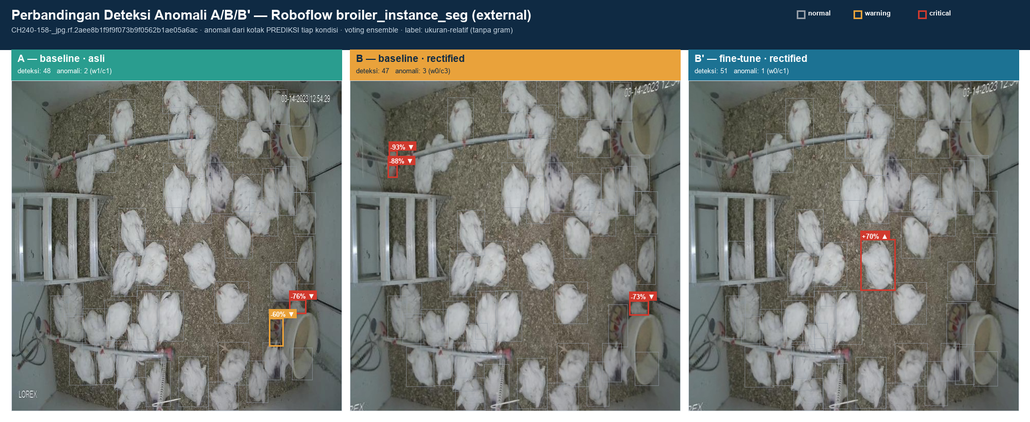
#> input picture reports/anomaly_condition_panels/broiler_instance_seg__CH240-158-_jpg.rf.2aee8b1f9f9f073b9f0562b1ae05a6ac_anomaly_ABB.png, 1030 x 422 px, shrunk from 1996 x 818 before the run; its folder holds only this picture in this run
$ python straightness_metric.py --input ../reports/anomaly_condition_panels
#> lines starting #> are read from the running program, lines starting #| are printed output that depends on the picture; after the words box and inside, x2 and y2 are one past the last pixel; in counts of white or black regions, pixels touching at a corner belong together
"""
straightness_metric.py — Metrik KELURUSAN GARIS (line-segment straightness) untuk
evaluasi objektif rektifikasi fisheye MOWA.

Tujuan
------
Menilai secara objektif apakah MOWA (dan varian iteratif) benar-benar MELURUSKAN citra —
serta apakah ia OVER-/UNDER-correction. Prinsipnya klasik "plumb-line": garis yang lurus di
dunia nyata (rel, garis feeder, tepi kandang/pen) HARUS lurus pula setelah rektifikasi.
Jadi citra yang terektifikasi baik akan (a) menghasilkan segmen garis lurus yang lebih
panjang & lebih banyak, dan (b) menyisakan "bowing" (lengkungan) yang lebih kecil pada
kontur tepi struktural. Kalau MOWA under-correct, garis masih membusur; kalau over-correct,
garis membusur ke arah berlawanan — keduanya menghasilkan residual > 0. Nilai residual
paling kecil = paling lurus.

Referensi
---------
- Xue, Z. et al. "Learning to Calibrate Straight Lines for Fisheye Image Rectification",
  CVPR 2019 — memakai garis-lurus (straight-line/plumb-line) sebagai supervisi kalibrasi.
- Klasik plumb-line + LSD: `cv2.createLineSegmentDetector` (von Gioi et al., LSD).

Metrik (didefinisikan presisi — ini metrik riset, kejelasan > kecanggihan)
-------------------------------------------------------------------------
Per citra dihitung TIGA kolom supaya skripsi bebas memilih:

1. `n_segments`      — jumlah segmen garis lurus (LSD, atau Hough sebagai fallback) yang
                       panjangnya >= `MIN_SEG_FRAC` * diagonal citra. Segmen LSD/Hough sudah
                       lurus SECARA KONSTRUKSI, jadi angka mentahnya bukan residual; tapi pada
                       adegan struktural, citra yang lurus cenderung memberi segmen lebih banyak.
2. `mean_segment_len`— rata-rata panjang segmen tersebut, DINORMALISASI oleh diagonal citra
                       (fraksi 0..1) supaya bisa dibandingkan lintas resolusi (MOWA bisa
                       meng-crop FOV / mengubah ukuran). Lebih besar = garis lurus lebih panjang.
3. `curvature_residual` — SKALAR KELURUSAN UTAMA. "Mean absolute deviation of edge points
                       from a fitted straight line", diagregasi per citra. Implementasi:
                       Canny -> findContours (kontur tepi rapat) -> ambil kontur yang cukup
                       panjang & LINE-LIKE (elongasi tinggi via PCA) -> untuk tiap kontur, garis
                       lurus yang di-fit = sumbu utama PCA (total least squares); residual =
                       rata-rata |jarak tegak-lurus titik ke sumbu|. Diagregasi (rata-rata
                       berbobot panjang busur) lalu dinormalisasi oleh diagonal dan dikali 1000
                       -> satuan "piksel simpangan per 1000 px diagonal". Garis lurus -> ~0;
                       garis membusur (fisheye under/over-correct) -> > 0. LEBIH KECIL = LEBIH LURUS.

Catatan detektor
----------------
- `cv2.createLineSegmentDetector` bisa raise di sebagian build OpenCV (impl/patent dilepas).
  Dibungkus try/except; kalau gagal, fallback ke `cv2.HoughLinesP` dan detektor yang dipakai
  dicatat. `curvature_residual` TIDAK bergantung pada detektor segmen (pakai Canny+contours),
  jadi tetap dihitung meski detektor segmen tak tersedia.
- Kalau OpenCV sama sekali tak ada -> tulis JSON "opencv unavailable" dan exit 0 (graceful).
- Kalau OpenCV ada tapi LSD maupun Hough gagal -> `detector="unavailable"`, kolom segmen kosong,
  tapi `curvature_residual` tetap diisi; exit 0.

Tanpa GPU / tanpa torch. Murni OpenCV + NumPy.

Contoh
------
  .venv-yolo/Scripts/python.exe src/straightness_metric.py \
      --input data/images/val \
      --compare data/rectified/pio_val/images \
      --id pio_val

Output
------
  reports/straightness/<id>_straightness.csv   — baris per citra
  reports/straightness/<id>_summary.json        — rata-rata, detektor, jumlah citra, mean delta
"""
from __future__ import annotations

import argparse
import csv
import json
import math
from pathlib import Path
from typing import Any, Callable, Dict, List, Optional, Tuple

import numpy as np

ROOT = Path(__file__).resolve().parents[1]
OUT_DIR = ROOT / "reports" / "straightness"

IMAGE_EXTS = {".jpg", ".jpeg", ".png", ".bmp", ".webp"}

# --- Parameter metrik (didokumentasikan; dipakai konsisten input vs compare) ---
CANNY_LO, CANNY_HI = 60, 160          # ambang Canny (samakan gaya xue_light_calibration.py)
BLUR_KSIZE = 5                        # GaussianBlur untuk redam noise sebelum Canny
MIN_SEG_FRAC = 0.03                   # panjang minimum segmen (fraksi diagonal) untuk dihitung
MIN_ARC_FRAC = 0.06                   # panjang busur kontur minimum (fraksi diagonal)
MIN_CONTOUR_PTS = 40                  # jumlah titik kontur minimum
MIN_ELONGATION = 0.90                 # 1 - lam2/lam1; hanya kontur "line-like" yang dipakai
RESIDUAL_SCALE = 1000.0               # skala keterbacaan: px simpangan per 1000 px diagonal
HOUGH_THRESHOLD = 120
HOUGH_MAX_GAP = 25


def iter_images(folder: Path, limit: Optional[int] = None) -> List[Path]:
    """Daftar file citra terurut di `folder` (glob ringan, tanpa dependensi berat)."""
    if not folder.is_dir():
        return []
    imgs = sorted(p for p in folder.iterdir() if p.is_file() and p.suffix.lower() in IMAGE_EXTS)
    if limit is not None:
        imgs = imgs[:limit]
    return imgs


def _make_segment_detector(cv2) -> Tuple[Optional[Callable], str]:
    """Kembalikan (fungsi_deteksi(gray, edges, diag) -> list panjang segmen, nama_detektor).

    Coba LSD dulu; kalau raise, fallback Hough; kalau dua-duanya gagal -> (None, 'unavailable').
    Fungsi hasil mengembalikan daftar panjang (px) segmen sebelum penyaringan MIN_SEG_FRAC.
    """
    # --- LSD ---
    try:
        lsd = cv2.createLineSegmentDetector()

        def detect_lsd(gray, edges, diag) -> List[float]:
#> in main, img is the input picture: shape (422, 1030, 3); mean B, G, R 118.4, 121.4, 114.8
            lines = lsd.detect(gray)[0]
            if lines is None:
                return []
            arr = np.asarray(lines).reshape(-1, 4)
            dx = arr[:, 2] - arr[:, 0]
            dy = arr[:, 3] - arr[:, 1]
            return list(np.hypot(dx, dy))

        # Uji cepat pada citra dummy supaya build yang broken ketahuan sekarang, bukan nanti.
        _ = detect_lsd(np.zeros((8, 8), dtype=np.uint8), None, 10.0)
        return detect_lsd, "LSD"
    except Exception:
        pass

    # --- Hough fallback ---
    try:
        # [12 lines left out: function detect_hough, not called in this run]

        _ = detect_hough(np.zeros((8, 8), dtype=np.uint8), np.zeros((8, 8), dtype=np.uint8), 10.0)
        return detect_hough, "Hough"
    except Exception:
        return None, "unavailable"


def _curvature_residual(cv2, gray: np.ndarray, edges: np.ndarray, diag: float) -> Tuple[Optional[float], int]:
    """Residual kelurusan: rata-rata berbobot |jarak titik kontur ke sumbu-utama PCA|.

    Ambil kontur tepi (Canny) yang panjang & line-like (elongasi tinggi). Untuk tiap kontur,
    'garis lurus yang di-fit' = sumbu utama PCA; residual = mean |proyeksi ke normal|. Lurus -> ~0,
    membusur -> > 0. Dinormalisasi diagonal, dikali RESIDUAL_SCALE. Return (residual, n_kontur_dipakai).
    """
    contours, _ = cv2.findContours(edges, cv2.RETR_LIST, cv2.CHAIN_APPROX_NONE)
    min_arc = MIN_ARC_FRAC * diag
    sum_w = 0.0
    sum_wr = 0.0
    n_used = 0
    for c in contours:
        pts = c.reshape(-1, 2).astype(np.float64)
        if len(pts) < MIN_CONTOUR_PTS:
            continue
        arclen = float(cv2.arcLength(c, False))
        if arclen < min_arc:
            continue
        centered = pts - pts.mean(axis=0)
        # PCA via SVD (total least squares): vt[0]=arah utama, vt[1]=normal.
        try:
            _, s, vt = np.linalg.svd(centered, full_matrices=False)
        except np.linalg.LinAlgError:
            continue
        lam1 = float(s[0] ** 2)
        lam2 = float(s[1] ** 2) if len(s) > 1 else 0.0
        if lam1 <= 0:
            continue
        elong = 1.0 - lam2 / lam1
        if elong < MIN_ELONGATION:
            continue  # bukan garis (blob/objek melengkung tajam) -> lewati
        normal = vt[1]
        dist = np.abs(centered @ normal)          # jarak tegak-lurus ke sumbu utama
        mad = float(dist.mean())
        sum_wr += mad * arclen
        sum_w += arclen
        n_used += 1
    if sum_w <= 0:
        return None, 0
    residual = (sum_wr / sum_w) / diag * RESIDUAL_SCALE
    return residual, n_used


def compute_metrics(cv2, img_bgr: np.ndarray, detect: Optional[Callable]) -> Dict[str, Any]:
    """Hitung ketiga metrik untuk satu citra BGR."""
    h, w = img_bgr.shape[:2]
    diag = math.hypot(w, h)
    gray = cv2.cvtColor(img_bgr, cv2.COLOR_BGR2GRAY)
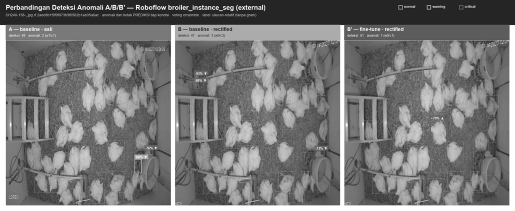
#> gray: shape (422, 1030) (shown at 1/2 size); min 2, max 255, mean 119.1
    gray = cv2.GaussianBlur(gray, (BLUR_KSIZE, BLUR_KSIZE), 0)
    edges = cv2.Canny(gray, CANNY_LO, CANNY_HI)
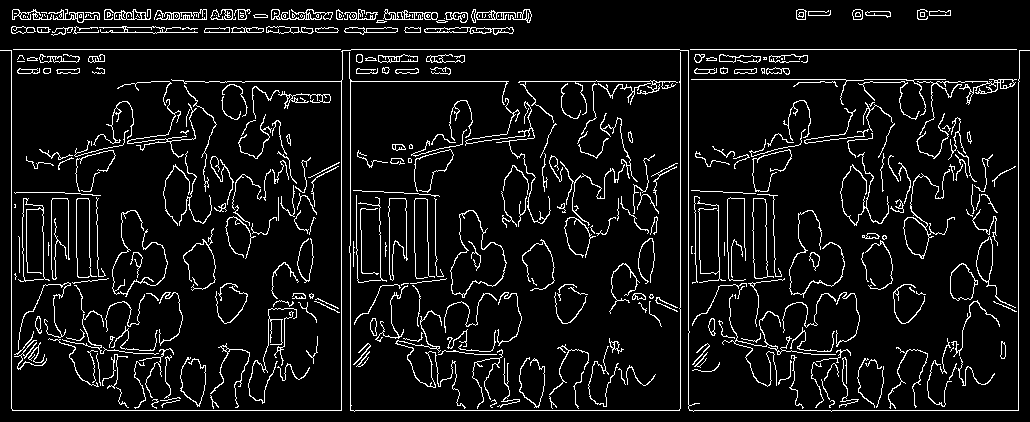
#> edges: shape (422, 1030); 7.8% white in thin lines or dots

    n_segments: Optional[int] = None
    mean_segment_len: Optional[float] = None
    if detect is not None:
        lengths = [L for L in detect(gray, edges, diag) if L >= MIN_SEG_FRAC * diag]
#> in detect_lsd (call 2), `lines = lsd.detect(gray)[0]`: lines = 1597 rows, first 6: [34.41, 48.73, 0.579, 49.34], [560.6, 48.83, 130.6, 48.88], [1028.1, 49.03, 829.4, 48.76], [694.4, 48.84, 674.4, 48.9], [1018.3, 51.87, 1018.1, 409.4], [341.3, 51.87, 341.1, 409.4]
#> in detect_lsd (call 2), `arr = np.asarray(lines).reshape(-1, 4)`: arr has the same summary as lines
#> lengths = 89 values, max 430 at index 1, min 33.51 at index 66, mean 90.76
        n_segments = len(lengths)
#> n_segments = 89
        mean_segment_len = float(np.mean(lengths) / diag) if lengths else 0.0
#> mean_segment_len = 0.0815

    residual, n_contours = _curvature_residual(cv2, gray, edges, diag)
#> in _curvature_residual, `contours, _ = cv2.findContours(edges, cv2.RETR_LIST, cv2.CHAIN_APPROX_..`: contours = 573 contours, 346 with area under 20; largest, box (x1, y1, x2, y2) and area: (450, 210, 507, 298) 2692, (450, 210, 507, 295) 2608, (18, 198, 50, 282) 1548, (22, 198, 45, 281) 1534, (752, 198, 774, 279) 1030
#> the loop in _curvature_residual, `for c in contours:` made 573 passes
#> (arclen, s, vt, lam1, lam2, elong, mad, sum_wr) on passes 8, 10, 12: (68.18, [48.6, 15.34], [[0.326, 0.945], [-0.945, 0.326]], 2361.9, 235.4, 0.9, 1.71, 116.4), (88.94, [95.17, 18.59], [[-0.183, 0.983], [0.983, 0.183]], 9058.2, 345.4, 0.962, 1.74, 271.3), (88.46, [108.5, 8.39], [[-0.15, 0.989], [0.989, 0.15]], 11762.8, 70.4, 0.994, 0.846, 346.2)
#> after the loop in _curvature_residual, `for c in contours:`: n_used = 114; sum_w = 20170.3; sum_wr = 65719.2
#> in _curvature_residual, `residual = (sum_wr / sum_w) / diag * RESIDUAL_SCALE`: residual = 2.93
#> residual = 2.93; n_contours = 114
    return {
        "width": w,
        "height": h,
        "n_segments": n_segments,
        "mean_segment_len": mean_segment_len,
        "curvature_residual": residual,
        "n_contours_used": n_contours,
    }


def _round(v: Any, digits: int = 6) -> Any:
    return round(v, digits) if isinstance(v, float) else v


def _mean_opt(values: List[Any]) -> Optional[float]:
    vals = [v for v in values if isinstance(v, (int, float)) and math.isfinite(v)]
    return float(np.mean(vals)) if vals else None


def write_json(path: Path, obj: Any) -> None:
    path.parent.mkdir(parents=True, exist_ok=True)
    path.write_text(json.dumps(obj, indent=2, ensure_ascii=False), encoding="utf-8")


def write_csv(path: Path, rows: List[Dict[str, Any]], fieldnames: List[str]) -> None:
    path.parent.mkdir(parents=True, exist_ok=True)
    with path.open("w", newline="", encoding="utf-8") as f:
        writer = csv.DictWriter(f, fieldnames=fieldnames)
        writer.writeheader()
        for row in rows:
            writer.writerow({k: _round(row.get(k)) for k in fieldnames})


def main() -> int:
    ap = argparse.ArgumentParser(
        description="Metrik kelurusan garis (LSD/Hough + curvature residual) untuk cek over/under-correction MOWA.",
    )
    ap.add_argument("--input", required=True, help="Folder citra (wajib). Mis. data/images/val")
    ap.add_argument("--compare", default=None,
                    help="Folder citra pembanding (opsional), mis. dir rectified; dicocokkan per-stem.")
    ap.add_argument("--id", default=None, help="Label dataset untuk nama file output (default: nama folder --input).")
    ap.add_argument("--limit", type=int, default=None, help="Batasi jumlah citra (debug/smoke).")
    args = ap.parse_args()

    input_dir = Path(args.input)
    compare_dir = Path(args.compare) if args.compare else None
    label = args.id or input_dir.name or "dataset"
    OUT_DIR.mkdir(parents=True, exist_ok=True)
    csv_path = OUT_DIR / f"{label}_straightness.csv"
    json_path = OUT_DIR / f"{label}_summary.json"

    # --- OpenCV tak tersedia -> graceful exit 0 ---
    try:
        import cv2  # type: ignore
    except Exception as exc:
        report = {
            "id": label,
            "status": "opencv_unavailable",
            "error": str(exc),
            "input_dir": str(input_dir),
            "compare_dir": str(compare_dir) if compare_dir else None,
            "note": "Install opencv-python untuk deteksi garis. Metrik dilewati (exit 0).",
        }
        write_json(json_path, report)
        print(f"[straightness] OpenCV tak tersedia -> tulis {json_path.name} (exit 0)")
        return 0

    detect, detector_name = _make_segment_detector(cv2)
    if detect is None:
        print("[straightness] Detektor segmen (LSD & Hough) tak tersedia; "
              "curvature_residual tetap dihitung, kolom segmen kosong.")

    inputs = iter_images(input_dir, args.limit)
    if not inputs:
        report = {
            "id": label,
            "status": "no_images",
            "input_dir": str(input_dir),
            "detector": detector_name,
            "note": "Folder --input kosong / tidak ada / bukan citra.",
        }
        write_json(json_path, report)
        print(f"[straightness] Tak ada citra di {input_dir} -> tulis {json_path.name} (exit 0)")
        return 0

    compare_map: Dict[str, Path] = {}
    if compare_dir is not None:
        compare_map = {p.stem: p for p in iter_images(compare_dir)}

    rows: List[Dict[str, Any]] = []
    for path in inputs:
        img = cv2.imread(str(path))
        if img is None:
            print(f"[straightness] gagal baca {path.name} — lewati.")
            continue
        m_in = compute_metrics(cv2, img, detect)
#> m_in = {'width': 1030, 'height': 422, 'n_segments': 89, 'mean_segment_len': 0.0815, 'curvature_residual': 2.93, 'n_contours_used': 114}
        row: Dict[str, Any] = {"stem": path.stem, "detector": detector_name}
        if compare_dir is None:
            row.update({
                "width": m_in["width"],
                "height": m_in["height"],
                "n_segments": m_in["n_segments"],
                "mean_segment_len": m_in["mean_segment_len"],
                "curvature_residual": m_in["curvature_residual"],
                "n_contours_used": m_in["n_contours_used"],
            })
        else:
            cpath = compare_map.get(path.stem)
            m_cmp = None
            if cpath is not None:
                cimg = cv2.imread(str(cpath))
                if cimg is not None:
                    m_cmp = compute_metrics(cv2, cimg, detect)
            row.update({
                "n_segments_input": m_in["n_segments"],
                "n_segments_compare": m_cmp["n_segments"] if m_cmp else None,
                "mean_segment_len_input": m_in["mean_segment_len"],
                "mean_segment_len_compare": m_cmp["mean_segment_len"] if m_cmp else None,
                "curvature_residual_input": m_in["curvature_residual"],
                "curvature_residual_compare": m_cmp["curvature_residual"] if m_cmp else None,
            })
            r_in = m_in["curvature_residual"]
            r_cmp = m_cmp["curvature_residual"] if m_cmp else None
            row["curvature_residual_delta"] = (
                r_cmp - r_in if isinstance(r_in, float) and isinstance(r_cmp, float) else None
            )
        rows.append(row)

    # --- Tulis CSV ---
    if compare_dir is None:
        fieldnames = ["stem", "detector", "width", "height",
                      "n_segments", "mean_segment_len", "curvature_residual", "n_contours_used"]
    else:
        fieldnames = ["stem", "detector",
                      "n_segments_input", "n_segments_compare",
                      "mean_segment_len_input", "mean_segment_len_compare",
                      "curvature_residual_input", "curvature_residual_compare",
                      "curvature_residual_delta"]
    write_csv(csv_path, rows, fieldnames)
#> the loop in write_csv, `for row in rows:` made 1 pass

    # --- Ringkasan JSON ---
    summary: Dict[str, Any] = {
        "id": label,
        "status": "completed",
        "detector": detector_name,
        "input_dir": str(input_dir),
        "compare_dir": str(compare_dir) if compare_dir else None,
        "n_images": len(rows),
        "metric_notes": (
            "curvature_residual = mean |jarak titik tepi ke sumbu-utama PCA| kontur line-like, "
            "dinormalisasi diagonal x1000 (px/1000px). LEBIH KECIL = LEBIH LURUS. "
            "mean_segment_len = fraksi diagonal. n_segments = jumlah segmen >= "
            f"{MIN_SEG_FRAC} x diagonal ({detector_name})."
        ),
        "params": {
            "canny": [CANNY_LO, CANNY_HI], "blur_ksize": BLUR_KSIZE,
            "min_seg_frac": MIN_SEG_FRAC, "min_arc_frac": MIN_ARC_FRAC,
            "min_contour_pts": MIN_CONTOUR_PTS, "min_elongation": MIN_ELONGATION,
            "residual_scale": RESIDUAL_SCALE,
        },
    }
    if compare_dir is None:
        summary["input"] = {
            "mean_n_segments": _mean_opt([r.get("n_segments") for r in rows]),
            "mean_segment_len": _mean_opt([r.get("mean_segment_len") for r in rows]),
            "mean_curvature_residual": _mean_opt([r.get("curvature_residual") for r in rows]),
        }
    else:
        summary["input"] = {
            "mean_n_segments": _mean_opt([r.get("n_segments_input") for r in rows]),
            "mean_segment_len": _mean_opt([r.get("mean_segment_len_input") for r in rows]),
            "mean_curvature_residual": _mean_opt([r.get("curvature_residual_input") for r in rows]),
        }
        summary["compare"] = {
            "mean_n_segments": _mean_opt([r.get("n_segments_compare") for r in rows]),
            "mean_segment_len": _mean_opt([r.get("mean_segment_len_compare") for r in rows]),
            "mean_curvature_residual": _mean_opt([r.get("curvature_residual_compare") for r in rows]),
            "n_matched": sum(1 for r in rows if isinstance(r.get("curvature_residual_compare"), float)),
        }
        summary["mean_curvature_residual_delta"] = _mean_opt(
            [r.get("curvature_residual_delta") for r in rows]
        )
        summary["interpretation"] = (
            "delta = compare - input pada curvature_residual. delta < 0 -> compare LEBIH LURUS "
            "(garis lebih lurus setelah rektifikasi). delta > 0 -> compare kurang lurus "
            "(indikasi over-/under-correction MOWA)."
        )
    write_json(json_path, summary)

    delta_note = ""
    if compare_dir is not None and isinstance(summary.get("mean_curvature_residual_delta"), float):
        delta_note = f"  mean dResidual={summary['mean_curvature_residual_delta']:.3f}"
    print(f"[straightness] id={label} detector={detector_name} n={len(rows)}{delta_note}")
#| [straightness] id=anomaly_condition_panels detector=LSD n=1
    print(f"[straightness] tulis {csv_path}")
    print(f"[straightness] tulis {json_path}")
    return 0


if __name__ == "__main__":
    raise SystemExit(main())
#> (the program exits here)
